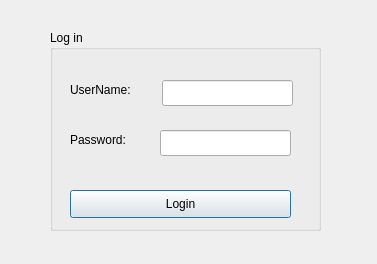
<?xml version="1.0" encoding="UTF-8"?>
<ui version="4.0">
 <class>Login</class>
 <widget class="QDialog" name="Login">
  <property name="geometry">
   <rect>
    <x>0</x>
    <y>0</y>
    <width>377</width>
    <height>264</height>
   </rect>
  </property>
  <property name="windowTitle">
   <string>Dialog</string>
  </property>
  <widget class="QGroupBox" name="groupBox">
   <property name="geometry">
    <rect>
     <x>50</x>
     <y>30</y>
     <width>271</width>
     <height>201</height>
    </rect>
   </property>
   <property name="layoutDirection">
    <enum>Qt::LeftToRight</enum>
   </property>
   <property name="title">
    <string>Log in</string>
   </property>
   <widget class="QLabel" name="label">
    <property name="geometry">
     <rect>
      <x>20</x>
      <y>50</y>
      <width>81</width>
      <height>20</height>
     </rect>
    </property>
    <property name="text">
     <string>UserName:</string>
    </property>
   </widget>
   <widget class="QLineEdit" name="lineEditName">
    <property name="geometry">
     <rect>
      <x>112</x>
      <y>50</y>
      <width>131</width>
      <height>26</height>
     </rect>
    </property>
   </widget>
   <widget class="QLabel" name="label_2">
    <property name="geometry">
     <rect>
      <x>20</x>
      <y>100</y>
      <width>63</width>
      <height>20</height>
     </rect>
    </property>
    <property name="text">
     <string>Password:</string>
    </property>
   </widget>
   <widget class="QLineEdit" name="lineEditPass">
    <property name="geometry">
     <rect>
      <x>110</x>
      <y>100</y>
      <width>131</width>
      <height>26</height>
     </rect>
    </property>
    <property name="echoMode">
     <enum>QLineEdit::Password</enum>
    </property>
   </widget>
   <widget class="QPushButton" name="btnLogin">
    <property name="geometry">
     <rect>
      <x>20</x>
      <y>160</y>
      <width>221</width>
      <height>28</height>
     </rect>
    </property>
    <property name="text">
     <string>Login</string>
    </property>
   </widget>
  </widget>
 </widget>
 <resources/>
 <connections/>
</ui>
